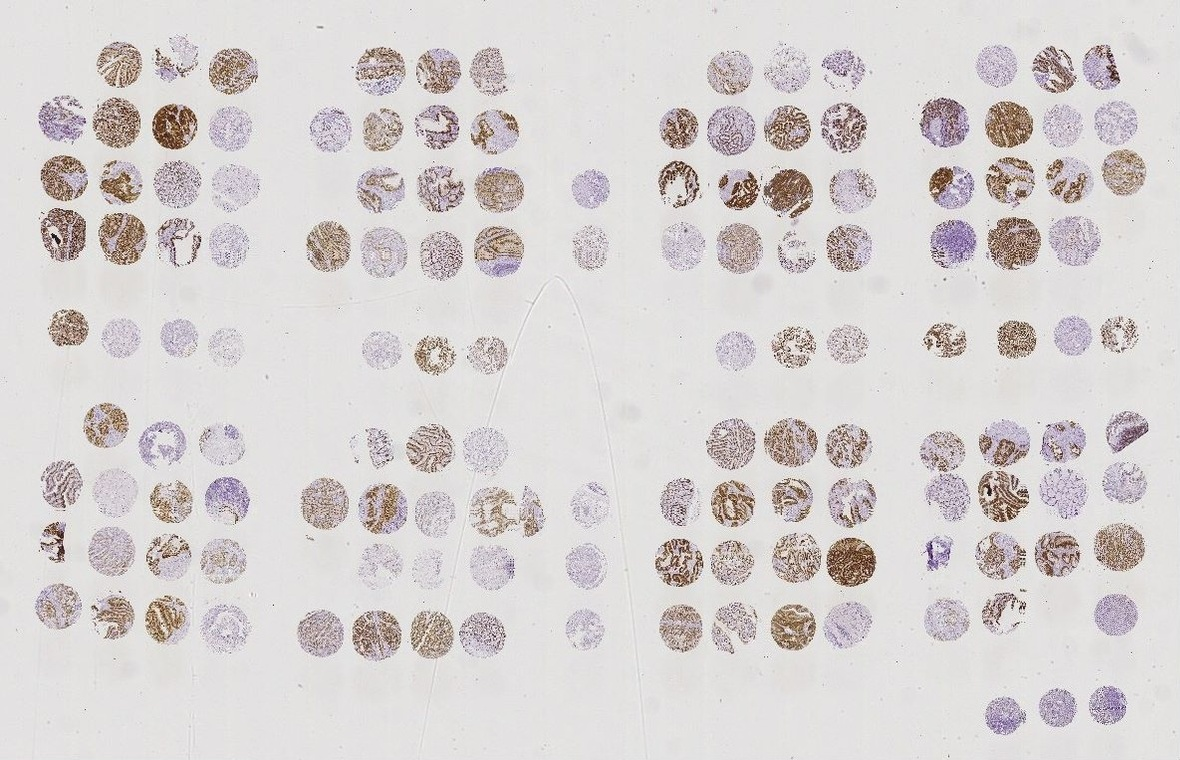
#> input picture img1.jpeg, 1180 x 760 px
$ python draft_test.py   (Python 2 division)
#> lines starting #> are read from the running program, lines starting #| are printed output that depends on the picture; after the words box and inside, x2 and y2 are one past the last pixel; in counts of white or black regions, pixels touching at a corner belong together
### StepMiner.py
# StepMiner implementation in Python

import numpy as np

# [95 lines left out: function fitStep, not called in this run]

def fitStepSimple(data):

  data = np.array(data)
  count = len(data)
  sseArray = np.zeros(count)
  sum0 = np.sum(data)
  mean = np.nanmean(data)
  sstot = np.nanvar(data)
  sum1 = 0.0;
  count1 = 0;
  m1 = 0.0;
  sum2 = sum0;
  count2 = count;
  m2 = (sum0/count);
  sum1sq = 0.0;
  sum2sq = sstot;
  sse = sum1sq + sum2sq;
  for i in range(count):
    entry = data[i];
    if entry is None:
      sseArray[i] = sse;
      continue
    count1 += 1
    count2 -= 1
    if count2 == 0:
      sseArray[i] = sstot;
      continue

    tmp = (mean - (entry + sum1)/count1);
    sum1sq = sum1sq + (entry - mean) * (entry - mean) - \
      tmp * tmp * count1 + (count1 - 1) * (mean - m1) * (mean - m1);
    tmp = (mean - (sum2 - entry)/count2);
    sum2sq = sum2sq - (entry - mean) * (entry - mean) - \
      tmp * tmp * count2 + (count2 + 1) * (mean - m2) * (mean - m2);
    sum1 += entry;
    sum2 -= entry;
    m1 = sum1/count1;
    m2 = sum2/count2;
    sse = sum1sq + sum2sq;
    sseArray[i] = sse;

  bestSse = None
  bestIndex = 0;
  dof = 0;
  for i in range(count):
    dof += 1
    index = i
    if bestSse is None:
      bestSse = sseArray[i];
      bestIndex = index;

    if (sseArray[i] < bestSse):
      bestSse = sseArray[i];
      bestIndex = index;

  m1 = np.nanmean(data[0:bestIndex+1])
  m2 = np.nanmean(data[bestIndex + 1:count])
  thr = (m1 + m2)/2.0;

  label = 0;
  if (m1 < m2):
    label = 1;
  else:
    label = 2;

  statistic = 0;
  if (bestSse > 0):
    if (dof > 4):
      statistic = (sstot - bestSse)/3/(bestSse/(dof - 4));
    else:
      statistic = (sstot - bestSse)/2/bestSse;

  return [bestIndex, bestSse, sstot, statistic, m1, m2, thr, label];

### draft_test.py
# -*- coding: utf-8 -*-
"""
Created on Fri Jul 29 11:19:29 2016

@author: uym2

Test for stepminer's performance on finding dithering threshold
"""

import StepMiner as sm
import cv2
import core_splitting_lib as split
import numpy as np

def step_miner_thres(data):
    fit_result = sm.fitStepSimple(data)
    return fit_result[6]


img = cv2.imread("img1.jpeg")
#> img is the input picture: shape (760, 1180, 3); mean B, G, R 210.1, 210.5, 215.2
gray_img = cv2.cvtColor(img, cv2.COLOR_BGR2GRAY)
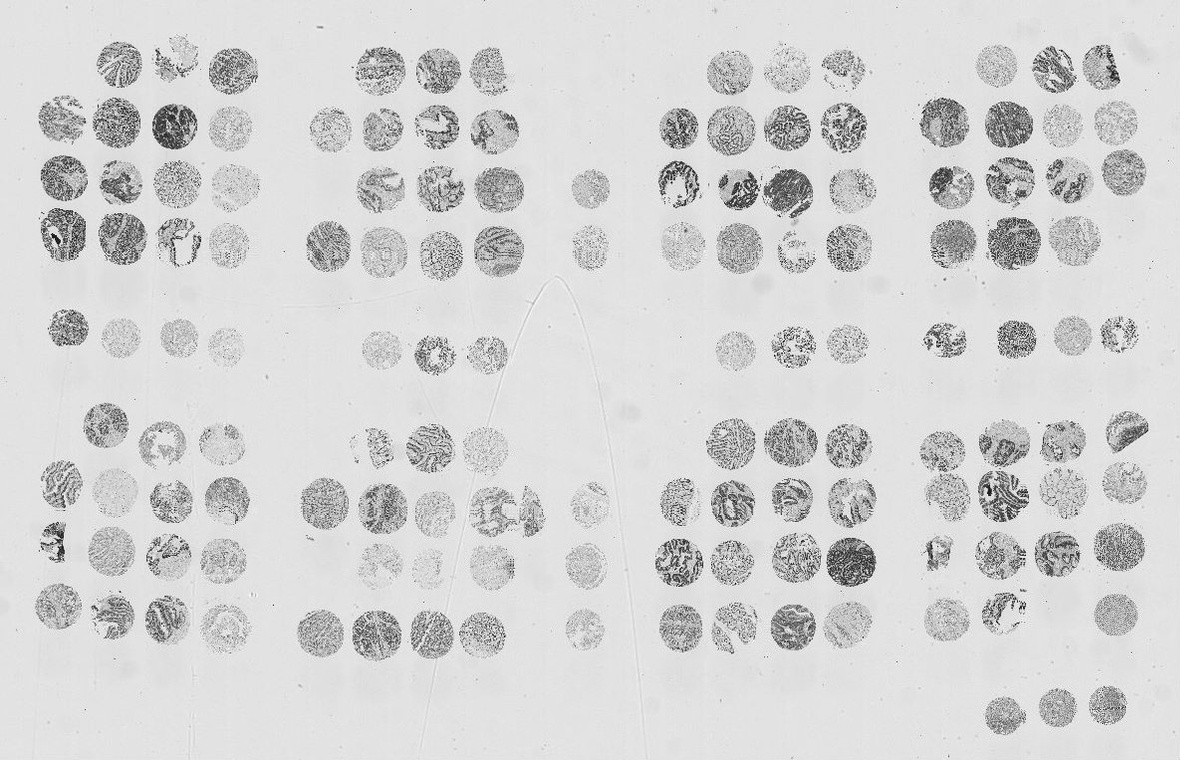
#> gray_img: shape (760, 1180); min 2, max 255, mean 211.9
data = np.concatenate(gray_img)
data.sort()
print data
#> (printed output is left out)
thres = int(step_miner_thres(data))
#> in fitStepSimple, `count = len(data)`: count = 896800
#> in fitStepSimple, `sum0 = np.sum(data)`: sum0 = 190038094
#> in fitStepSimple, `mean = np.nanmean(data)`: mean = 211.9
#> in fitStepSimple, `sstot = np.nanvar(data)`: sstot = 1024
#> in fitStepSimple, `sum2 = sum0;`: sum2 = 190038094
#> in fitStepSimple, `count2 = count;`: count2 = 896800
#> in fitStepSimple, `m2 = (sum0/count);`: m2 = 211
#> in fitStepSimple, `sum2sq = sstot;`: sum2sq = 1024
#> the loop in fitStepSimple, `for i in range(count):` made 896800 passes
#> (entry, count2, sum1sq, sum2sq, sum1, sum2, m1, sse) on passes 1 to 3: (2, 896799, 0, -43036, 2, 190038092, 2, -43036), (3, 896798, 0.5, -86677.3, 5, 190038089, 2.5, -86676.8), (3, 896797, 0.667, -130318.6, 8, 190038086, 2.67, -130317.9)
print thres
#| 177
ret,dither_img_thres = cv2.threshold(gray_img,thres,255,cv2.THRESH_BINARY_INV)
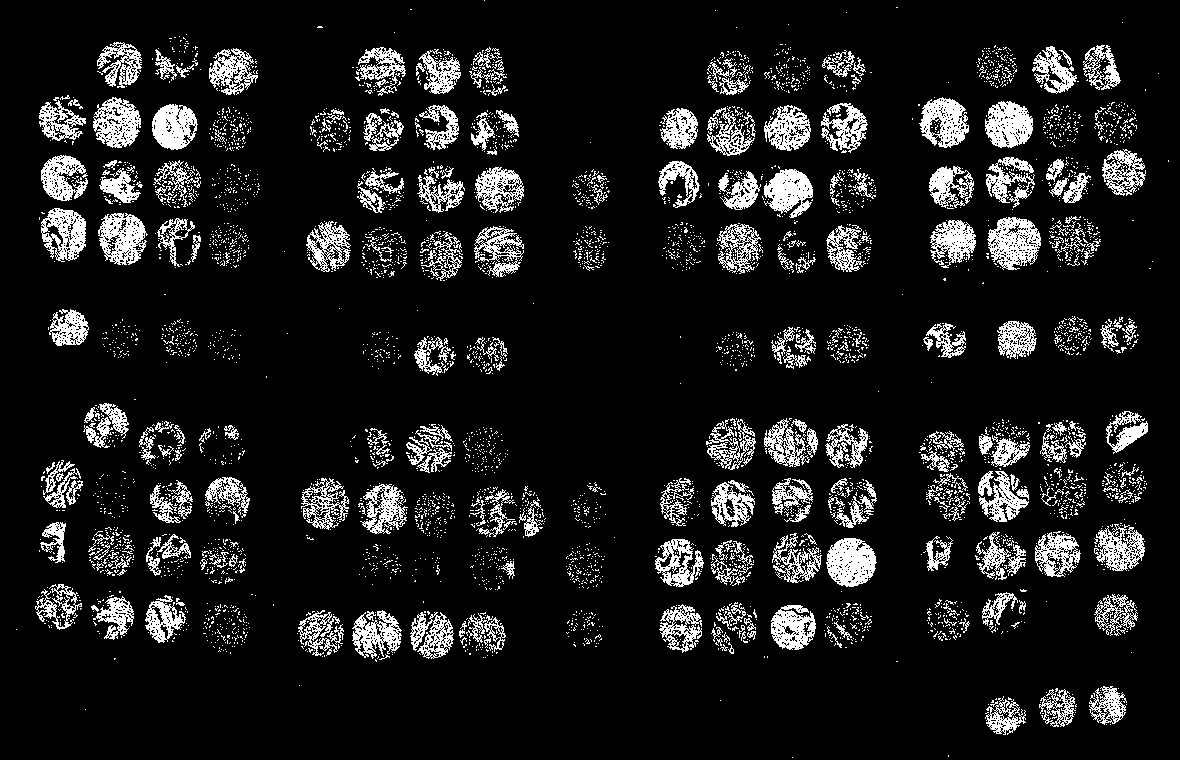
#> dither_img_thres: shape (760, 1180); 11.3% white in thin lines or dots
#ret,dither_img_200 = cv2.threshold(gray_img,thres,255,cv2.THRESH_BINARY_INV)

cv2.imshow("gray",gray_img)
cv2.imshow("dither_thres",dither_img_thres)
#cv2.imshow("dither_200",dither_img_200)
cv2.waitKey(0)

$ run again, with img2.jpeg copied over img1.jpeg
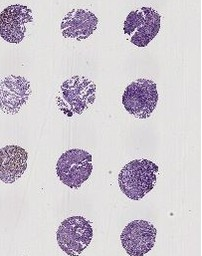
#> input picture img2.jpeg, 202 x 256 px
#> img is the input picture: shape (256, 202, 3); mean B, G, R 208.8, 200.8, 207
#> `gray_img = cv2.cvtColor(img, cv2.COLOR_BGR2GRAY)`:
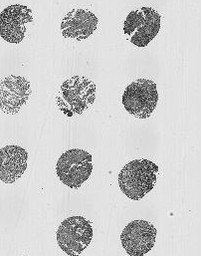
#> gray_img: shape (256, 202); min 4, max 255, mean 203.6
#> (printed output is left out)
#> count = 51712
#> sum0 = 10527996
#> mean = 203.6
#> sstot = 2034.4
#> in fitStepSimple, `sum2 = sum0;`: sum2 = 10527996
#> in fitStepSimple, `count2 = count;`: count2 = 51712
#> in fitStepSimple, `m2 = (sum0/count);`: m2 = 203
#> in fitStepSimple, `sum2sq = sstot;`: sum2sq = 2034.4
#> the loop in fitStepSimple, `for i in range(count):` made 51712 passes
#> (entry, count2, sum1sq, sum2sq, sum1, sum2, m1, sse) on passes 1 to 3: (4, 51711, 0, -37801, 4, 10527992, 4, -37801), (5, 51710, 0.5, -77238.3, 9, 10527987, 4.5, -77237.8), (6, 51709, 2, -116279.3, 15, 10527981, 5, -116277.3)
#| 169
#> `ret,dither_img_thres = cv2.threshold(gray_img,thres,255,cv2.THRESH_BIN..`:
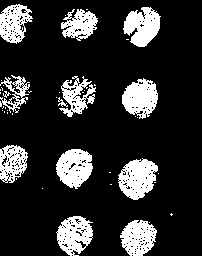
#> dither_img_thres: shape (256, 202); 18.4% white; 45 white regions (32 under 20 px), largest, box (x1, y1, x2, y2) and area: (118, 158, 158, 200) 1115, (56, 149, 93, 189) 1033, (123, 7, 161, 47) 1001

$ run again, with img5.jpeg copied over img1.jpeg
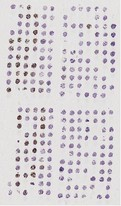
#> input picture img5.jpeg, 121 x 206 px
#> img is the input picture: shape (206, 121, 3); mean B, G, R 214, 210.6, 215
#> (printed output is left out)
#> count = 24926
#> sum0 = 5292177
#> mean = 212.3
#> sstot = 1002.6
#> in fitStepSimple, `sum2 = sum0;`: sum2 = 5292177
#> in fitStepSimple, `count2 = count;`: count2 = 24926
#> in fitStepSimple, `m2 = (sum0/count);`: m2 = 212
#> in fitStepSimple, `sum2sq = sstot;`: sum2sq = 1002.6
#> the loop in fitStepSimple, `for i in range(count):` made 24926 passes
#> (entry, count2, sum1sq, sum2sq, sum1, sum2, m1, sse) on passes 1 to 3: (23, 24925, 0, -34837.7, 23, 5292154, 23, -34837.7), (25, 24924, 2, -69924.7, 48, 5292129, 24, -69922.7), (31, 24923, 34.67, -102800, 79, 5292098, 26.33, -102765.3)
#| 182
#> `ret,dither_img_thres = cv2.threshold(gray_img,thres,255,cv2.THRESH_BIN..`:
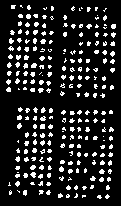
#> dither_img_thres: shape (206, 121); 14.4% white in thin lines or dots, all inside (x1, y1, x2, y2) = (6, 5, 116, 199)
